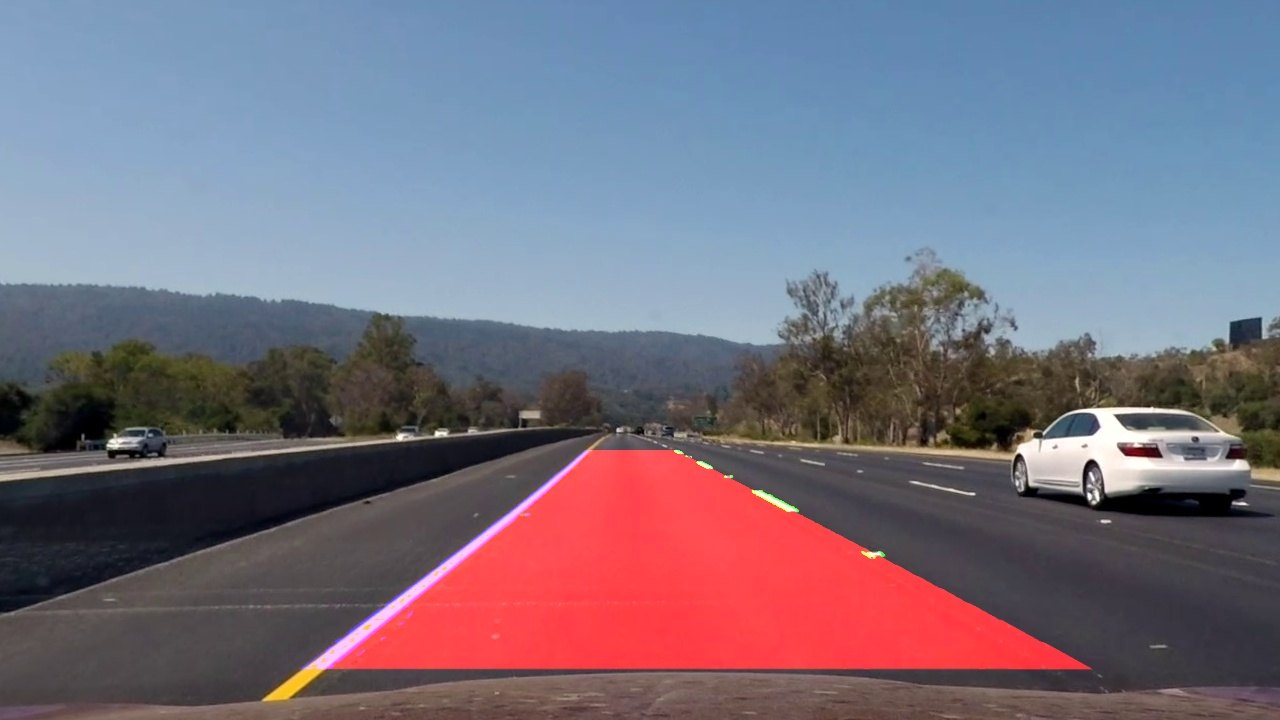
#> input picture report_images/overlay.jpg, 1280 x 720 px
$ python -i funcs.py   (imports and definitions only)   (older library calls are emulated)
#> lines starting #> are read from the running program, lines starting #| are printed output that depends on the picture
#> further down, picture is the input picture: shape (720, 1280, 3); mean B, G, R 126, 111.5, 118.7
import pickle
import numpy as np
import cv2

# [33 lines left out: functions write_on_image, region_of_interest, not called in this run]

def abs_sobel_thresh(img, orient='x', thresh_min=0, thresh_max=255):

    # Apply the following steps to img
    # 1) Convert to grayscale
#> called with orient = 'x', thresh_min = 0, thresh_max = 255
    gray = cv2.cvtColor(img, cv2.COLOR_BGR2GRAY)
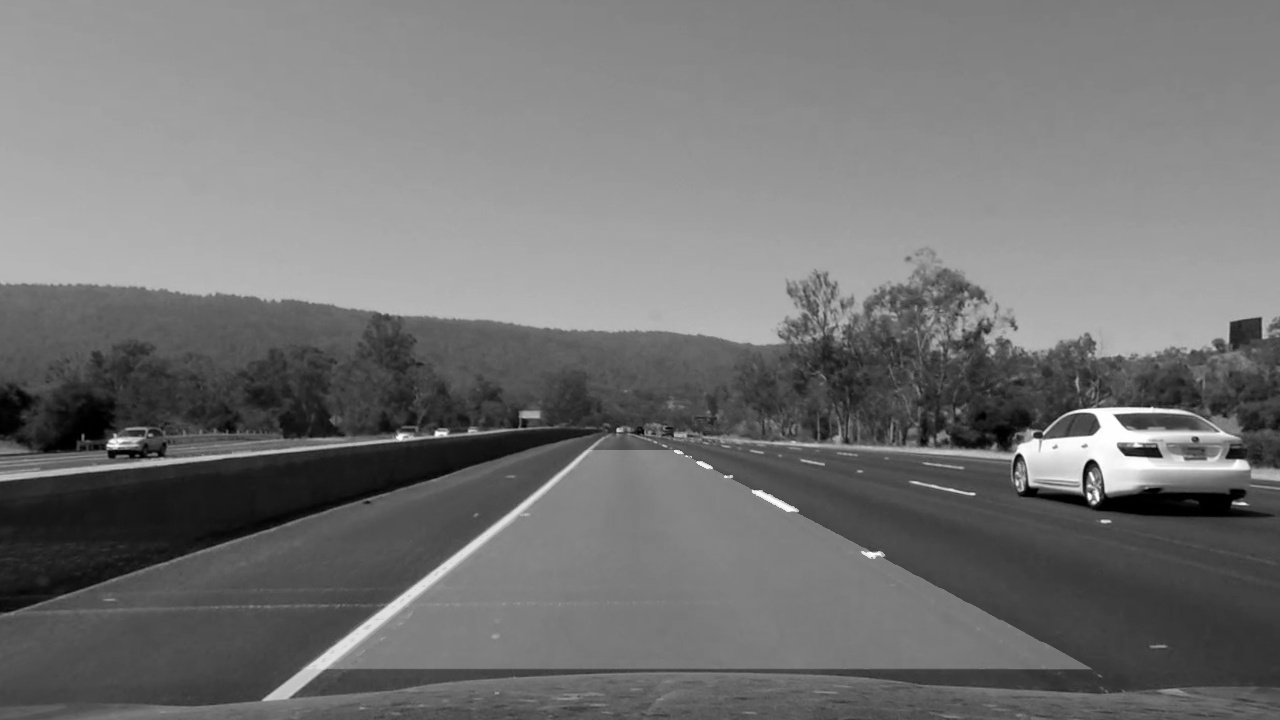
#> gray: shape (720, 1280); min 0, max 255, mean 115.3
    # 2) Take the derivative in x or y given orient = 'x' or 'y'
    if orient == 'x':
        sobel = cv2.Sobel(gray, cv2.CV_64F, 1, 0)
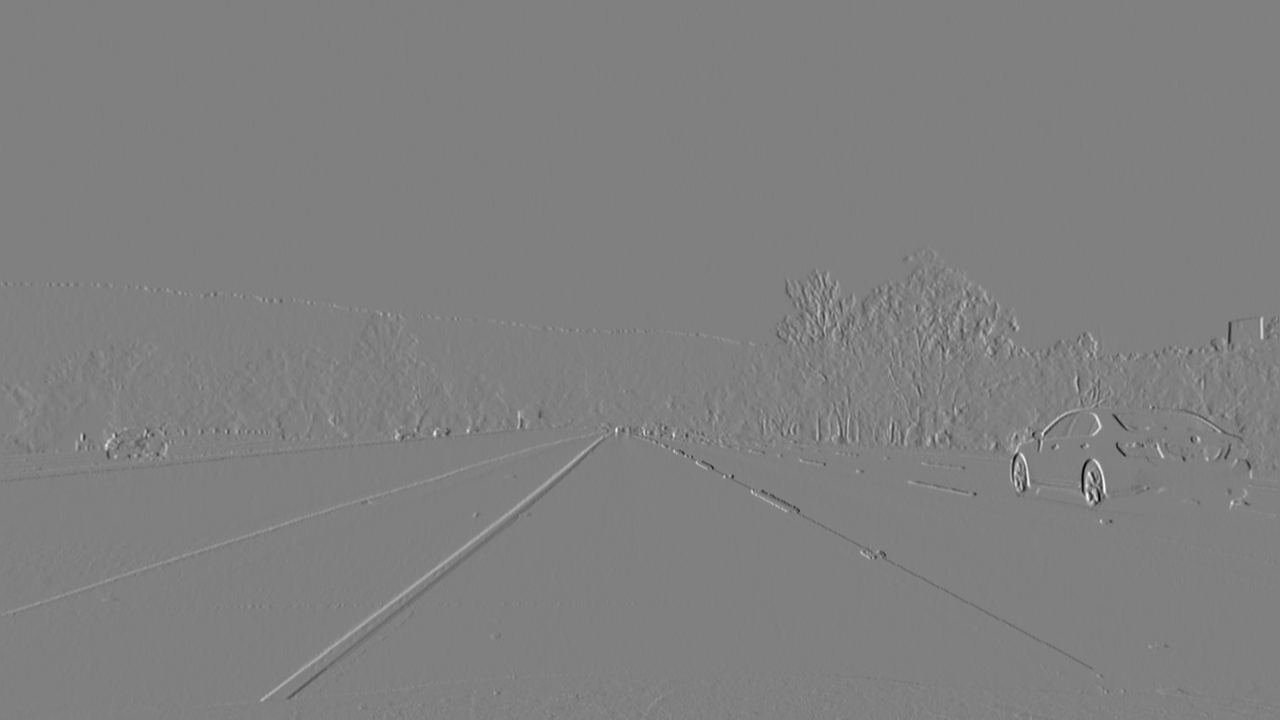
#> sobel: shape (720, 1280) float64; min -720, max 711, mean 0; drawn with min black and max white
    elif orient == 'y':
        sobel = cv2.Sobel(gray, cv2.CV_64F, 0, 1)
    else:
        raise ValueError('orient must be x or y')
    # 3) Take the absolute value of the derivative or gradient
    sobel = np.absolute(sobel)
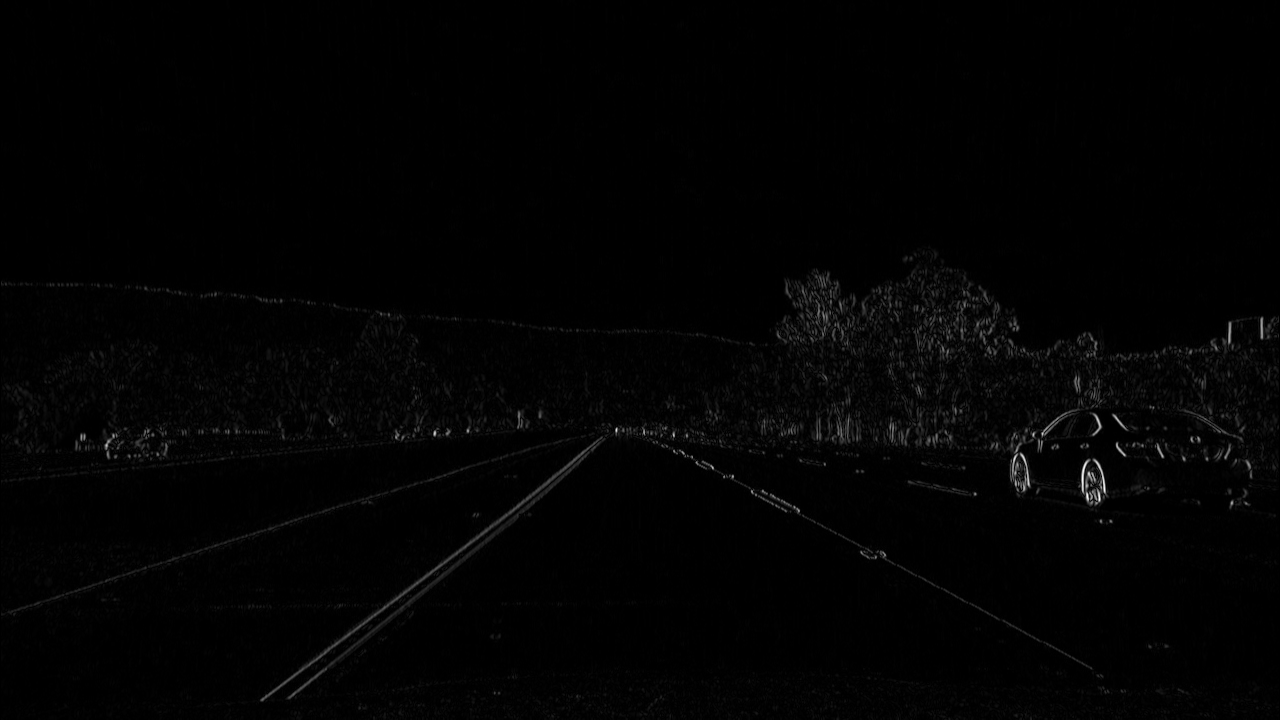
#> sobel: shape (720, 1280) float64; min 0, max 720, mean 8.3; drawn with min black and max white
    # 4) Scale to 8-bit (0 - 255) then convert to type = np.uint8
    sobel = (sobel * 255 / sobel.max()).astype(np.uint8)
    # 5) Create a mask of 1's where the scaled gradient magnitude
            # is > thresh_min and < thresh_max
    binout = np.zeros_like(sobel)
    binout[(sobel >= thresh_min) & (sobel <= thresh_max)] = 255
    # 6) Return this mask as your binary_output image
    return binout

# [261 lines left out: functions mag_thresh, dir_threshold, hls_select, bgr_threshold, apply_roi, warp and 12 more, not called in this run]

>>> import cv2
>>> picture = cv2.imread('report_images/overlay.jpg')
>>> result = abs_sobel_thresh(picture)
#> result: shape (720, 1280); every value is 255
